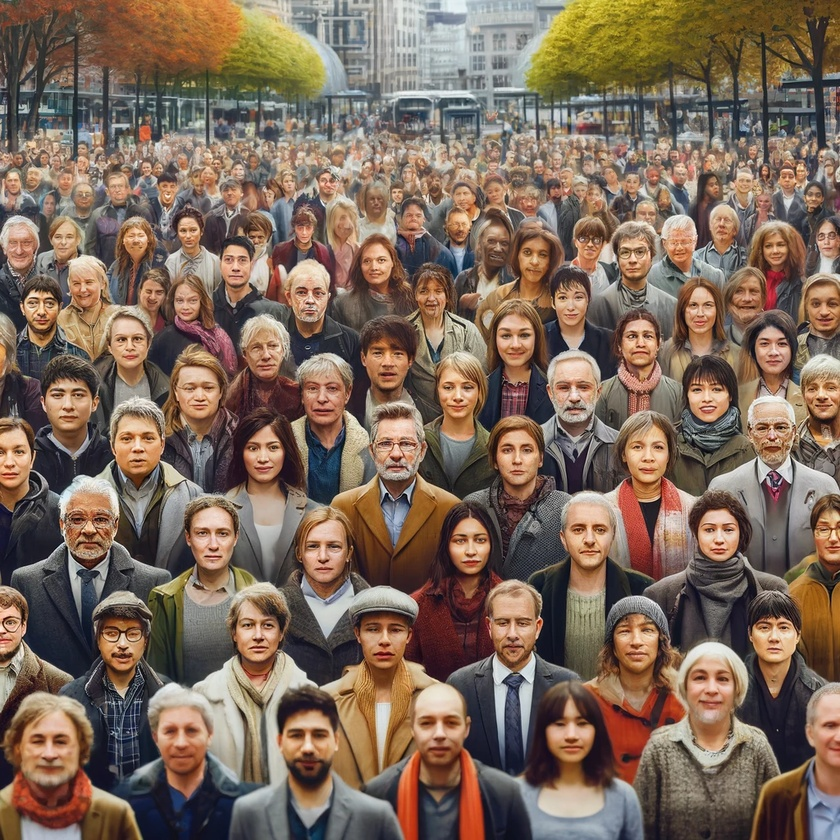
#> input picture project - 03/test_image_3.jpg, 840 x 840 px, shrunk from 1024 x 1024 before the run
$ python face_detection.py
#> lines starting #> are read from the running program, lines starting #| are printed output that depends on the picture; after the words box and inside, x2 and y2 are one past the last pixel; in counts of white or black regions, pixels touching at a corner belong together
import cv2

# Yüz tanıma modelini yükle
face_cascade = cv2.CascadeClassifier(cv2.data.haarcascades + 'haarcascade_frontalface_default.xml')

# Görüntüyü yükle
image = cv2.imread('test_image_3.jpg')
#> image is the input picture: shape (840, 840, 3); mean B, G, R 89.5, 104.7, 125.2

# Görüntüyü griye çevir
gray_image = cv2.cvtColor(image, cv2.COLOR_BGR2GRAY)
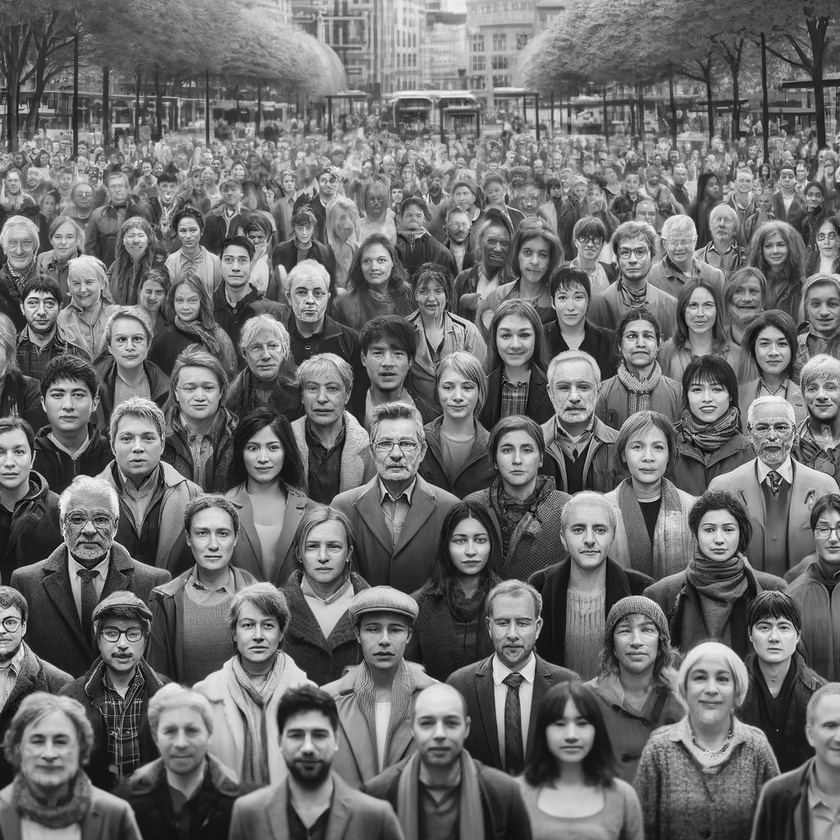
#> gray_image: shape (840, 840); min 1, max 253, mean 109.1

# Yüzleri tespit et
faces = face_cascade.detectMultiScale(gray_image, scaleFactor=1.1, minNeighbors=10)
#> faces = 52 rows, first 6: [401, 205, 27, 27], [173, 219, 30, 30], [121, 224, 30, 30], [48, 225, 31, 31], [760, 234, 31, 31], [138, 280, 30, 30]

# Tespit edilen yüzlerin etrafına dikdörtgen çiz
for (x, y, w, h) in faces:
    cv2.rectangle(image, (x, y), (x+w, y+h), (255, 0, 0), 2)
#> this loop made 52 passes
#> (x, y, w, h) on passes 1 to 12: (401, 205, 27, 27), (173, 219, 30, 30), (121, 224, 30, 30), (48, 225, 31, 31), (760, 234, 31, 31), (138, 280, 30, 30), (357, 246, 38, 38), (169, 287, 34, 34), (513, 237, 44, 44), (215, 243, 43, 43), (679, 288, 45, 45), (105, 319, 51, 51)
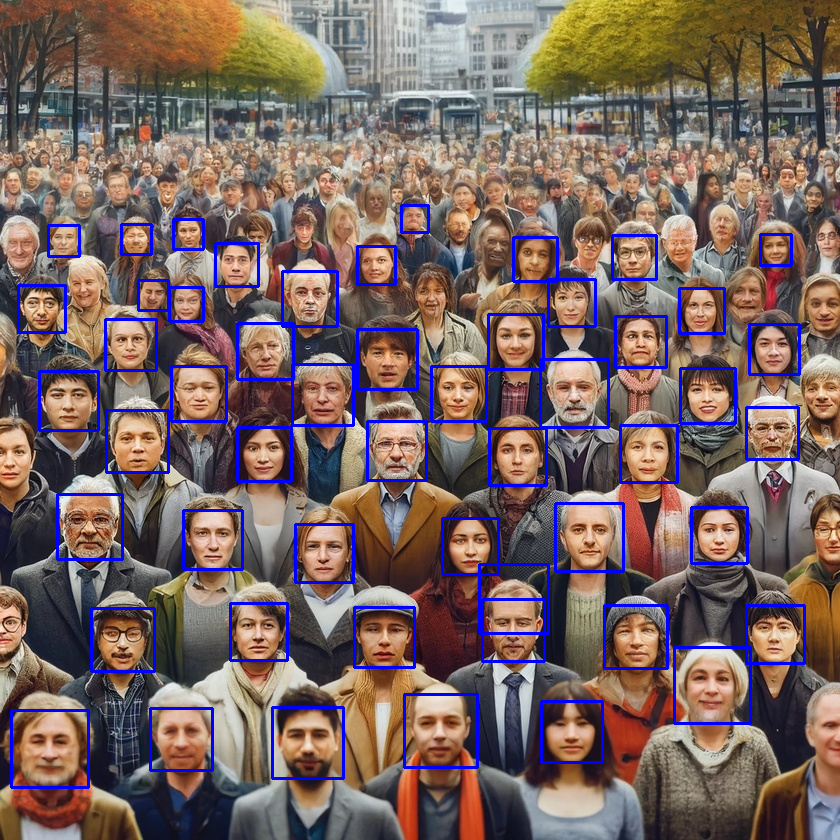
#> image: shape (840, 840, 3); 4.71% of pixels changed, all inside (x1, y1, x2, y2) = (10, 204, 806, 789)

# Sonuçları göster
cv2.imshow('Image', image)
cv2.waitKey(0)
cv2.destroyAllWindows()

$ run again, with project - 03/img.png saved as project - 03/test_image_3.jpg
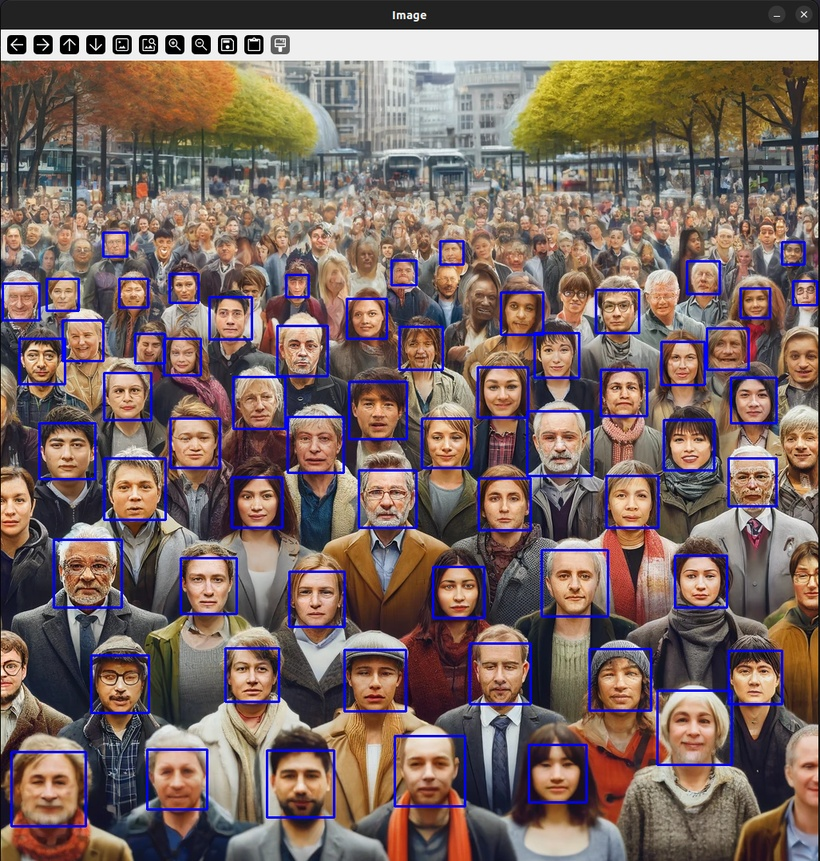
#> input picture project - 03/img.png, 820 x 861 px, shrunk from 1027 x 1079 before the run
#> image is the input picture: shape (861, 820, 3); mean B, G, R 98.7, 103.2, 121.6
#> `gray_image = cv2.cvtColor(image, cv2.COLOR_BGR2GRAY)`:
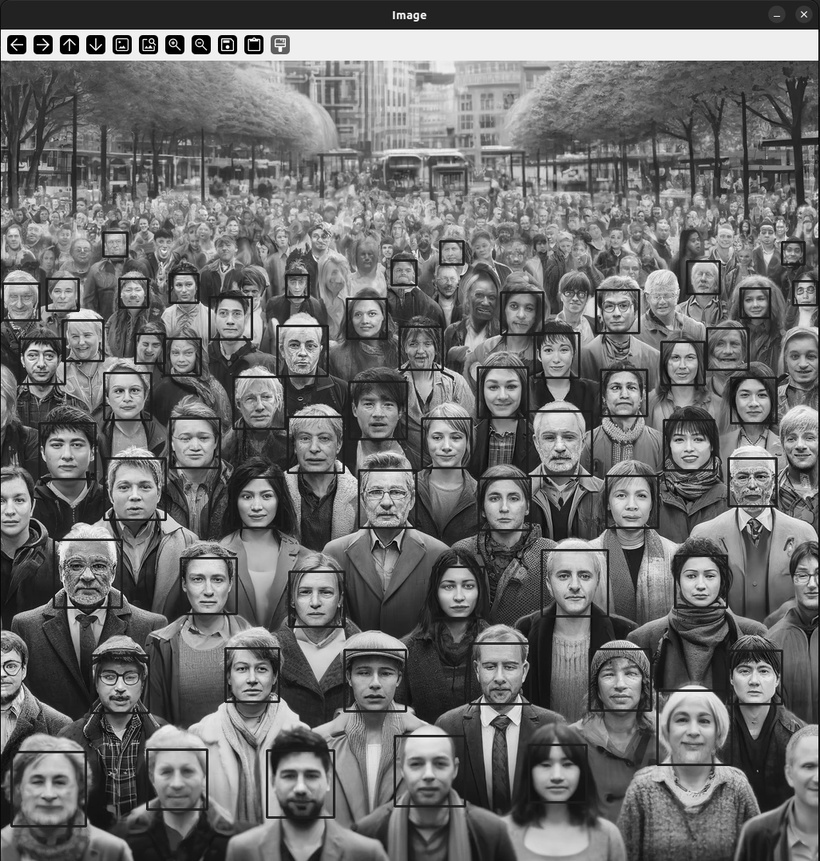
#> gray_image: shape (861, 820); min 0, max 255, mean 108.2
#> faces = 52 rows, first 6: [120, 279, 27, 27], [792, 280, 26, 26], [47, 279, 31, 31], [740, 287, 31, 31], [136, 334, 29, 29], [210, 297, 42, 42]
#> the loop `for (x, y, w, h) in faces:` made 52 passes
#> after the loop `for (x, y, w, h) in faces:`:
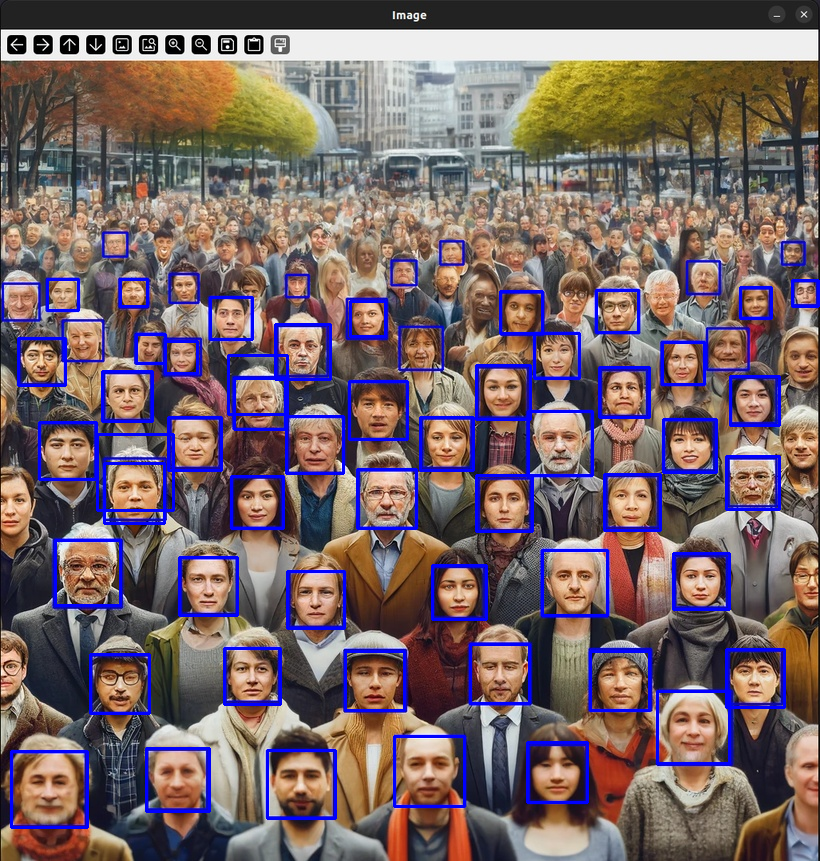
#> image: shape (861, 820, 3); 4.6% of pixels changed, all inside (x1, y1, x2, y2) = (10, 278, 820, 829)
